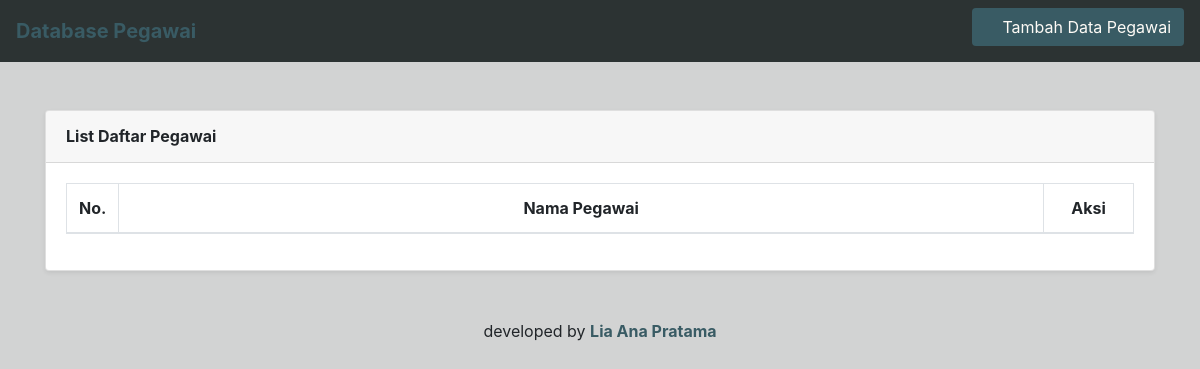
Before: / with the older database file.
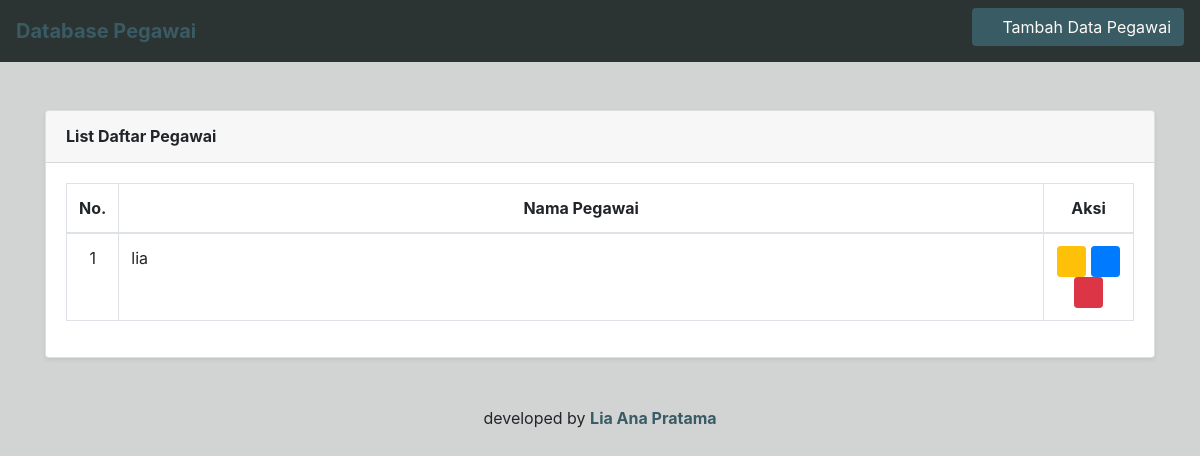
After: the same page with the newer database file.
### simplecrud/models.py (models this page shows)
class Crudsimple(models.Model):
    id = models.IntegerField()
    id = models.AutoField(primary_key=True)
    nama = models.CharField(max_length=50)
    nip = models.IntegerField()
    divisi = models.CharField(max_length=50)
    alamat = models.CharField(max_length=50)
    gender = models.CharField(max_length=50)
    class Meta:
        db_table = "simplecrud"

### simplecrud/views.py (the view)
# urls.py: path('', views.tampildata),
def tampildata(request):
    return render(request,"index.html",{'tampilkandata':Crudsimple.objects.all()})

### simplecrud/templates/index.html (shortened to what this page needs)
<!DOCTYPE html>
<html lang="en">
<head>
  <nav class="navbar navbar-light justify-content-between" style="background-color: #2C3333;">
    <a class="navbar-brand m-0 font-weight-bold" style="color: #395B64;">Database Pegawai</a>
    <a href="inputdata/" class="btn mb-2" style="background-color:#395B64; color:#FEFBF6"><i class="fas fa-upload"></i> Tambah Data Pegawai</a>
  </nav>
  {% load static %}
  <link href="{% static 'fontawesome-free/css/all.min.css' %}" rel="stylesheet" type="text/css">
  <link href="{% static 'bootstrap/css/bootstrap.min.css' %}" rel="stylesheet">
  <link href="{% static 'datatable/datatables.min.css' %}" rel="stylesheet">
</head>
<body style="background-color:#d2d3d3">
  <br> </br>
  <div class="container">
    <div class="card shadow-sm mb-4" style="width: 100%;">
      <div class="card-header py-3"">
        <h6 class="m-0 font-weight-bold">List Daftar Pegawai</h6>
      </div>
      <div class="card-body">
        <div class="table-responsive">
          <table class="table table-bordered" id="dataTable" width="100%" cellspacing="0">
            <thead>
              <tr style="text-align: center;">
                <th style="width: 20px">No.</th>
                <th>Nama Pegawai</th>
                <th style="width: 90px;">Aksi</th>
              </tr>
            </thead>
            <tbody>
              {% for tampilkandatanya in tampilkandata %}
              <tr>
                <td style="text-align: center">{{ forloop.counter }}</td>
                <td>{{ tampilkandatanya.nama }}</td>
                <td style="text-align: center">
                  <a href="/lihatdata/{{ tampilkandatanya.id }}" class="btn btn-warning btn-sm" title="Lihat Data"><i
                      class="fas fa-eye"></i></a>
                  <a href="/editdata/{{ tampilkandatanya.id }}" class="btn btn-primary btn-sm" title="Ubah Data"><i
                    class="fas fa-edit"></i></a>
                  <a href="/hapusdata/{{ tampilkandatanya.id }}" class="btn btn-danger btn-sm" title="Hapus Data"><i
                      class="fas fa-trash"></i></a>
                </td>
              </tr>
              {% endfor %}
            </tbody>
          </table>
        </div>
      </div>
    </div>
    <footer class="mt-5 mb-3">
      <div class="container my-auto">
        <div class="text-center my-auto" id="footer">
          <span>developed by <a href="https://github.com/liaanapratama" target="_blank" style="color: #395B64;"><b>Lia Ana Pratama</b><a></span>
        </div>
      </div>
    </footer>
  </div>
</body>
</html>

Changed rows visible on the page:
added Crudsimple: nama "lia"
